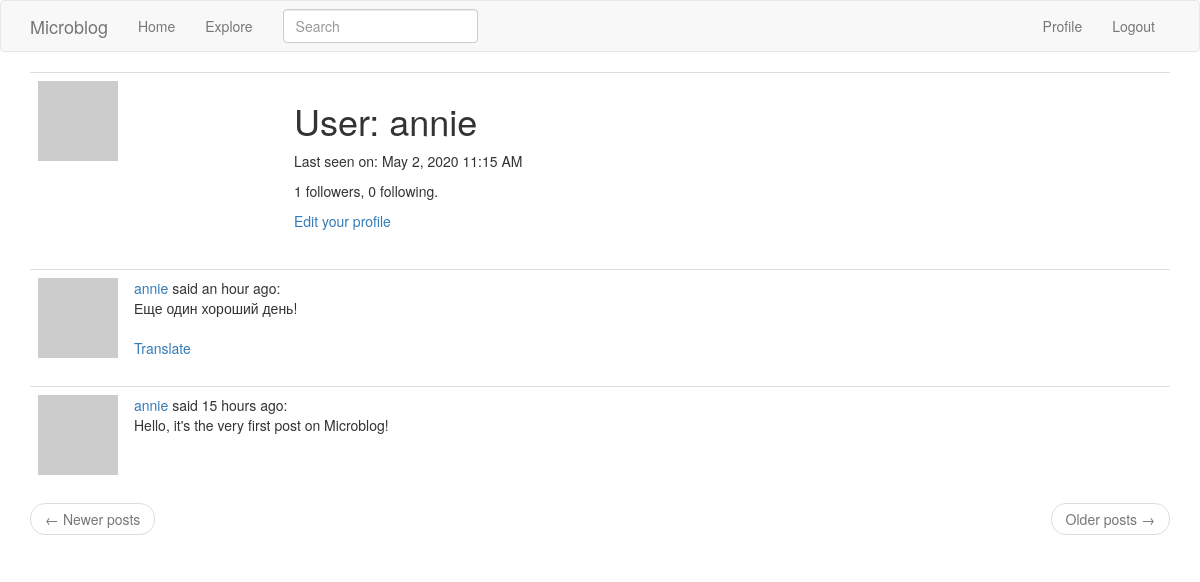
Page /user/annie (signed in) on the earlier database version.
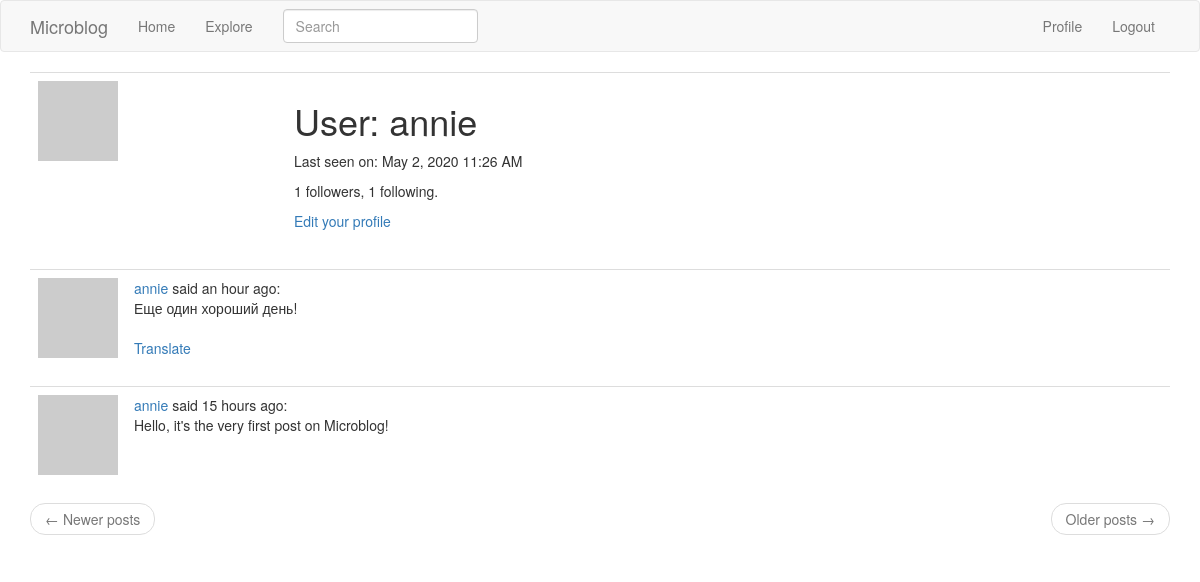
Same page on the later database version.
### app/models.py (models this page shows, shortened)
class User(UserMixin, db.Model):
    id = db.Column(db.Integer, primary_key=True)
    username = db.Column(db.String(64), index=True, unique=True)
    email = db.Column(db.String(120), index=True, unique=True)
    password_hash = db.Column(db.String(128))
    about_me = db.Column(db.String(140))
    last_seen = db.Column(db.DateTime, default=dt.datetime.utcnow)
    posts = db.relationship("Post", backref="author", lazy="dynamic")
    followed = db.relationship(
        "User",
        secondary=followers,
        primaryjoin=(followers.c.follower_id == id),
        secondaryjoin=(followers.c.followed_id == id),
        backref=db.backref("followers", lazy="dynamic"),
        lazy="dynamic",
    )
    def avatar(self, size):
        digest = md5(self.email.lower().encode("utf-8")).hexdigest()
        return "https://www.gravatar.com/avatar/{}?d=identicon&s={}".format(
            digest, size
        )

class SearchableMixin:
    @classmethod
    def before_commit(cls, session):
        session._changes = {
            "add": list(session.new),
            "update": list(session.dirty),
            "delete": list(session.deleted),
        }
    @classmethod
    def after_commit(cls, session):
        for obj in session._changes["add"]:
            if isinstance(obj, SearchableMixin):
                add_to_index(obj.__tablename__, obj)
        for obj in session._changes["update"]:
            if isinstance(obj, SearchableMixin):
                add_to_index(obj.__tablename__, obj)
        for obj in session._changes["delete"]:
            if isinstance(obj, SearchableMixin):
                remove_from_index(obj.__tablename__, obj)
        session._changes = None

class Post(SearchableMixin, db.Model):
    __searchable__ = ["body"]
    id = db.Column(db.Integer, primary_key=True)
    body = db.Column(db.String(140))
    timestamp = db.Column(db.DateTime, index=True, default=dt.datetime.utcnow)
    user_id = db.Column(db.Integer, db.ForeignKey("user.id"), index=True)
    language = db.Column(db.String(5))

### app/main/routes.py (the view)
@bp.route("/user/<username>")
@login_required
def user(username):
    user = User.query.filter_by(username=username).first_or_404()
    page = request.args.get("page", 1, type=int)
    posts = user.posts.order_by(Post.timestamp.desc()).paginate(
        page, current_app.config["POSTS_PER_PAGE"], False
    )
    next_url = (
        url_for("main.user", username=user.username, page=posts.next_num)
        if posts.has_next
        else None
    )
    prev_url = (
        url_for("main.user", username=user.username, page=posts.prev_num)
        if posts.has_prev
        else None
    )
    return render_template(
        "user.html", user=user, posts=posts.items, next_url=next_url, prev_url=prev_url
    )

### app/main/forms.py
class SearchForm(FlaskForm):
    q = StringField(_l("Search"), validators=[DataRequired()])
    def __init__(self, *args, **kwargs):
        if "formdata" not in kwargs:
            kwargs["formdata"] = request.args
        if "csrf_enabled" not in kwargs:
            kwargs["csrf_enabled"] = False
        super(SearchForm, self).__init__(*args, **kwargs)

### app/main/routes.py (called while the page is built)
@bp.before_app_request
def before_request():
    if current_user.is_authenticated:
        current_user.last_seen = datetime.utcnow()
        db.session.commit()
        g.search_form = SearchForm()
    g.locale = str(get_locale())

### app/models.py (called while the page is built)
@login_manager.user_loader
def load_user(id):
    return User.query.get(int(id))

### app/templates/user.html (shortened to what this page needs)
{% extends "base.html" %}
{% block app_content %}
    <table class="table table-hover">
        <tr>
            <td width="256px"><img src="{{ user.avatar(256) }}"></td>
            <td>
                <h1>User: {{ user.username }}</h1>
                {% if user.last_seen %}
                    <p>Last seen on: {{ moment(user.last_seen).format('LLL') }}</p>
                {% endif %}
                <p>{{ user.followers.count() }} followers, {{ user.followed.count() }} following.</p>
                {% if user == current_user %}
                    <p><a href="{{ url_for('main.edit_profile') }}">Edit your profile</a></p>
                {% elif not current_user.is_following(user) %}
                    <p><a href="{{ url_for('main.follow', username=user.username) }}">Follow</a></p>
                {% else %}
                    <p><a href="{{ url_for('main.unfollow', username=user.username) }}">Unfollow</a></p>
                {% endif %}
            </td>
        </tr>
    </table>
    {% for post in posts %}
        {% include '_post.html' %}
    {% endfor %}
    <nav aria-label="...">
        <ul class="pager">
            <li class="previous{% if not prev_url %} disabled{% endif %}">
                <a href="{{ prev_url or '#' }}">
                    <span aria-hidden="true">&larr;</span> Newer posts
                </a>
            </li>
            <li class="next{% if not next_url %} disabled{% endif %}">
                <a href="{{ next_url or '#' }}">
                    Older posts <span aria-hidden="true">&rarr;</span>
                </a>
            </li>
        </ul>
    </nav>
{% endblock %}

### app/templates/base.html (shortened to what this page needs)
{% extends 'bootstrap/base.html' %}
{% block navbar %}
    <nav class="navbar navbar-default">
        <div class="container">
            <div class="navbar-header">
                <a class="navbar-brand" href="{{ url_for('main.index') }}">Microblog</a>
            </div>
            <div class="collapse navbar-collapse" id="bs-example-navbar-collapse-1">
                <ul class="nav navbar-nav">
                    <li><a href="{{ url_for('main.index') }}">Home</a></li>
                    <li><a href="{{ url_for('main.explore') }}">Explore</a></li>
                </ul>
                {% if g.search_form %}
                    <form
                        class="navbar-form navbar-left"
                        method="get"
                        action="{{ url_for('main.search') }}"
                    >
                        <div class="form-group">
                            {{ g.search_form.q(size=20, class='form-control',
                                placeholder=g.search_form.q.label.text) }}
                        </div>
                    </form>
                {% endif %}
                <ul class="nav navbar-nav navbar-right">
                    {% if current_user.is_anonymous %}
                        <li><a href="{{ url_for('auth.login') }}">Login</a></li>
                    {% else %}
                        <li><a href="{{ url_for('main.user', username=current_user.username) }}">Profile</a></li>
                        <li><a href="{{ url_for('auth.logout') }}">Logout</a></li>
                    {% endif %}
                </ul>
            </div>
        </div>
    </nav>
{% endblock %}
{% block content %}
    <div class="container">
        {% block app_content %}{% endblock %}
    </div>
{% endblock %}

### app/templates/_post.html (shortened to what this page needs)
<table class="table table-hover">
    <tr>
        <td width="70px">
            <a href="{{ url_for('main.user', username=post.author.username) }}">
                <img src="{{ post.author.avatar(70) }}" />
            </a>
        </td>
        <td>
            {{ _('%(username)s said %(when)s', username=user_link, when=moment(post.timestamp).fromNow()) }}:
            <br>
            <span id="post{{ post.id }}">{{ post.body }}</span>
            {% if post.language and post.language != g.locale %}
                <br><br>
                <span id="translation{{ post.id }}">
                    <a href="javascript:translate(
                        '#post{{ post.id }}',
                        '#translation{{ post.id }}',
                        '{{ post.language }}',
                        '{{ g.locale }}');"
                    >{{ _('Translate') }}</a>
                </span>
            {% endif %}
        </td>
    </tr>
</table>

Differences in the rows shown:
changed User "annie": last_seen "May 2, 2020 11:15 AM" → "May 2, 2020 11:26 AM"
Other differences:
{{ user.followed.count() }}: "0" → "1"
